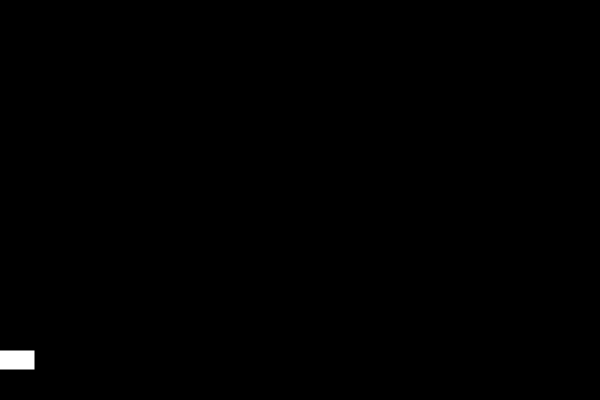
Frame 1 (no input)
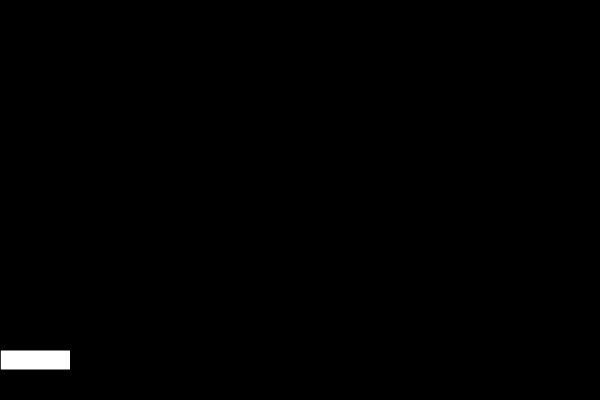
Frame 60 (no input)
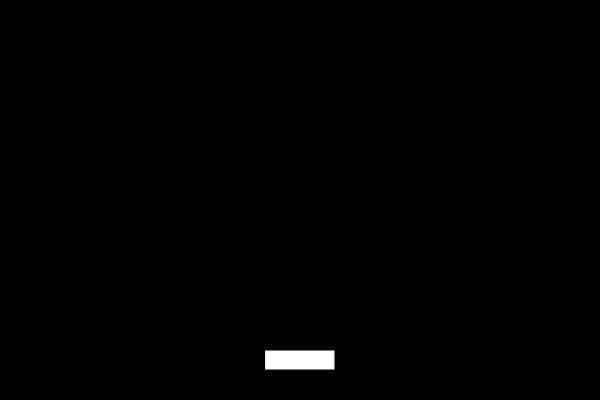
Frame 120 (the mouse pressed at the canvas centre since frame 60)

The p5.js sketch that drew these frames (run headless with seeded random() and noise() and a simulated clock; from frame 60 on, the mouse is pressed at the canvas centre):

// p5.js sketch
// ── sketch.js
function setup() {
  createCanvas(600, 400);
  background(0);
}

let spiller = {
  x: 300,
  y: 350,
  w: 70,
  h: 20,
  color: 255
}

function drawPlayer() {
  rect(spiller.x, spiller.y, spiller.w, spiller.h);
  fill(spiller.color);
}

function movePlayer() {
  spiller.x = mouseX - spiller.w / 2;
  console.log(mouseX);
}
function playerCollison() {
  if (spiller.x >= 0.5) movePlayer();
  else if (spiller.x < 0.5) spiller.x = 0.5;
}

function updatePlayer() {
  playerCollison();
  drawPlayer();
}

function draw() {
  background(0);
  updatePlayer();
}
